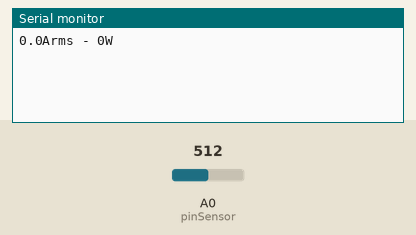
Recording of a sketch running on a simulated Arduino Uno, built with avr-gcc and run on an emulated ATmega328P. On the bench: the last lines printed to the serial monitor. Inputs (shaded band) come from the test bench; at power-on: A0 (pinSensor) = 512.

Above: at 1.2 s.
1.3 s: A0 (pinSensor) set to 716
At 2.6 s:
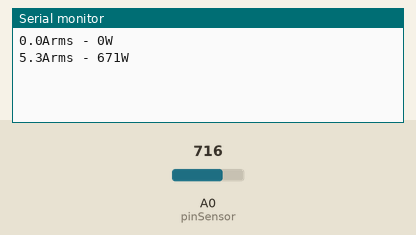
2.8 s: A0 (pinSensor) set to 900
At 3.7 s:
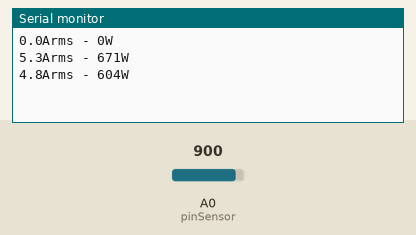
Timing chart, 0 to 5.8 s (numbered marks = the images above; inputs shaded):
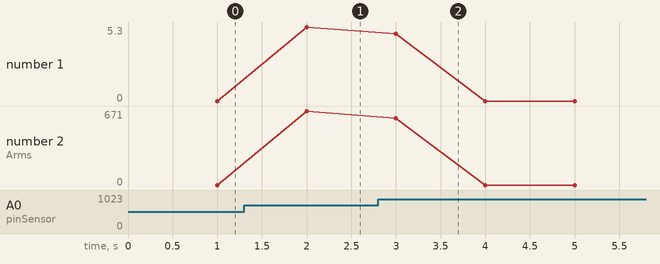

The sketch:

amperaje.ino
```cpp
#define pinSensor A0

int mVAmp = 66;

double voltaje = 0, vrms = 0, ampsrms = 0, watts = 0;

void setup(){
    Serial.begin(9600);
}

void loop(){
    voltaje = obtenerVPP();

    vrms = (voltaje/2.0) * 0.707;
    ampsrms = (vrms * 1000) / mVAmp;
    if(ampsrms < 0 )
        ampsrms = 0;
    watts = ampsrms * 127.0;
    Serial.print(ampsrms,1);
    Serial.print("Arms - ");
    Serial.print(watts,0);
    Serial.println("W");
}

float obtenerVPP(){
     float resultado;

     int valorLeido;
     int valorMax = 0;
     int valorMin = 1024;

     uint32_t tiempo_inicio = millis();

     while((millis() - tiempo_inicio) < 1000){
         valorLeido = analogRead(pinSensor);
         if(valorLeido > valorMax){
             valorMax = valorLeido;
         }
         if(valorLeido < valorMin){
             valorMin = valorLeido;
         }
     }

     resultado = ((valorMax - valorMin) * 5.0) / 1024.0;

     return (resultado-0.01);
}
```

Measured:
- after the input at 1.3 s, the serial monitor: prints a new line after 0.70 s (image 1)
- after the input at 2.8 s, the serial monitor: prints a new line after 0.20 s (image 2)
- plotted number 1: 0 → 5.3 after the input at 1.3 s
- plotted number 2: 0 → 671 after the input at 1.3 s
